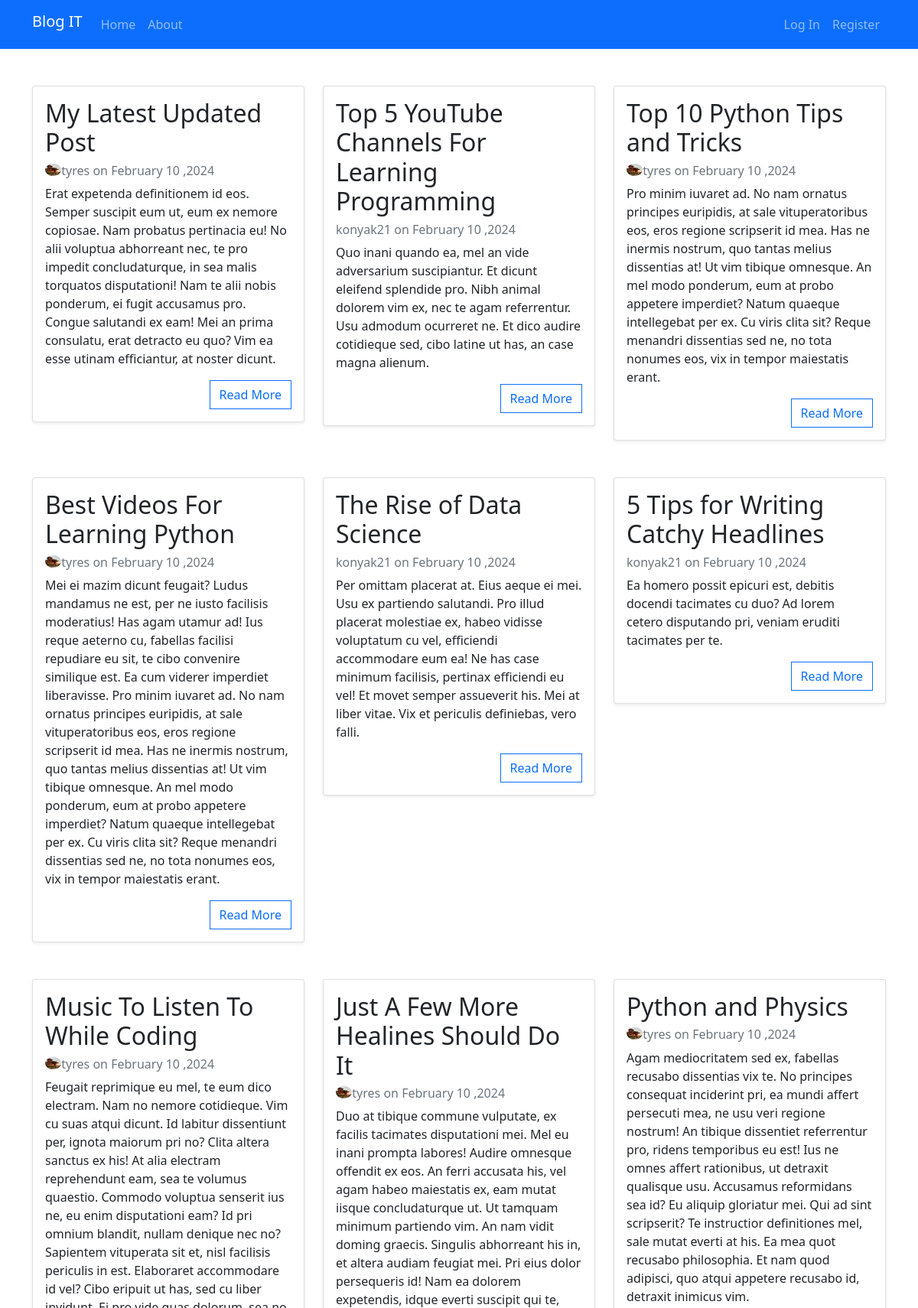
The page / (upper part) on the database its author committed.
### blog/models.py (models this page shows, shortened)
class Post(models.Model):
    title = models.CharField(max_length = 100)
    content = models.TextField()
    date_posted = models.DateTimeField(default=timezone.now)
    author = models.ForeignKey(User, on_delete=models.CASCADE)

### users/models.py (models this page shows, shortened)
class Profile(models.Model):
    user = models.OneToOneField(User, on_delete=models.CASCADE)
    image = models.ImageField(default='default.jpg', upload_to='profile_pics')

### blog/views.py (the view)
# urls.py: path('', PostListView.as_view(), name='blog-home'),
class PostListView(ListView):
    model = Post
    template_name = 'blog/home.html'
    context_object_name = 'posts'
    ordering = ['-date_posted']

### templates/blog/home.html
{% extends "blog/base.html" %}
{%block content%}
<div class="row">
  {% for post in posts %}
  <div class="col-lg-4 col-md-6 col-sm-12">
    <div class="card mb-5 shadow-sm">
      <div class="card-body">
        <div class="card-title">
          <h2>{{post.title}}</h2>
        </div>
        <div class="card-subtitle text-muted" style = "display: inline;">
           <img src="{{ post.author.profile.image.url }}" class="rounded-circle" style = "float:left; height:1em;">
           <h6>  {{ post.author}} on {{post.date_posted|date:"F d ,Y"}} </h6>
        </div>
        <div class="card-text">
          <p>
              {{post.content}}
          </p>
        </div>
        <a href="{% url 'post-detail' post.id %}" class="btn btn-outline-primary rounded-0 float-end"
          >Read More</a
        >
      </div>
    </div>
  </div>
{% endfor %}
{%endblock content%}

### rows shown on the page
Post: title "My Latest Updated Post", author.profile.image (picture), author "tyres", date_posted "February 10 ,2024", content "Erat expetenda definitionem id eos. Semper suscipit eum ut, eum ex nemore copiosae. Nam probatus pertinacia eu! No alii voluptua abhorreant nec, te pro impedit concludaturque, in sea malis torquatos disputationi! Nam te alii nobis ponderum, ei fugit accusamus pro. Congue salutandi ex eam! Mei an prima consulatu, erat detracto eu quo? Vim ea esse utinam efficiantur, at noster dicunt."
Post: title "Top 5 YouTube Channels For Learning Programming", author "konyak21", date_posted "February 10 ,2024", content "Quo inani quando ea, mel an vide adversarium suscipiantur. Et dicunt eleifend splendide pro. Nibh animal dolorem vim ex, nec te agam referrentur. Usu admodum ocurreret ne. Et dico audire cotidieque sed, cibo latine ut has, an case magna alienum."
Post: title "Top 10 Python Tips and Tricks", author.profile.image (picture), author "tyres", date_posted "February 10 ,2024", content "Pro minim iuvaret ad. No nam ornatus principes euripidis, at sale vituperatoribus eos, eros regione scripserit id mea. Has ne inermis nostrum, quo tantas melius dissentias at! Ut vim tibique omnesque. An mel modo ponderum, eum at probo appetere imperdiet? Natum quaeque intellegebat per ex. Cu viris clita sit? Reque menandri dissentias sed ne, no tota nonumes eos, vix in tempor maiestatis erant."
Post: title "Best Videos For Learning Python", author.profile.image (picture), author "tyres", date_posted "February 10 ,2024", content "Mei ei mazim dicunt feugait? Ludus mandamus ne est, per ne iusto facilisis moderatius! Has agam utamur ad! Ius reque aeterno cu, fabellas facilisi repudiare eu sit, te cibo convenire similique est. Ea cum viderer imperdiet liberavisse. Pro minim iuvaret ad. No nam ornatus principes euripidis, at sale vituperatoribus eos, eros regione scripserit id mea. Has ne inermis nostrum, quo tantas melius dissentias at! Ut vim tibique omnesque. An mel modo ponderum, eum at probo appetere imperdiet? Natum quaeque intellegebat per ex. Cu viris clita sit? Reque menandri dissentias sed ne, no tota nonumes eos, vix in tempor maiestatis erant."
Post: title "The Rise of Data Science", author "konyak21", date_posted "February 10 ,2024", content "Per omittam placerat at. Eius aeque ei mei. Usu ex partiendo salutandi. Pro illud placerat molestiae ex, habeo vidisse voluptatum cu vel, efficiendi accommodare eum ea! Ne has case minimum facilisis, pertinax efficiendi eu vel! Et movet semper assueverit his. Mei at liber vitae. Vix et periculis definiebas, vero falli."
Post: title "5 Tips for Writing Catchy Headlines", author "konyak21", date_posted "February 10 ,2024", content "Ea homero possit epicuri est, debitis docendi tacimates cu duo? Ad lorem cetero disputando pri, veniam eruditi tacimates per te."
Post: title "Music To Listen To While Coding", author.profile.image (picture), author "tyres", date_posted "February 10 ,2024"
Post: title "Just A Few More Healines Should Do It", author.profile.image (picture), author "tyres", date_posted "February 10 ,2024"
Post: title "Python and Physics", author.profile.image (picture), author "tyres", date_posted "February 10 ,2024", content "Agam mediocritatem sed ex, fabellas recusabo dissentias vix te. No principes consequat inciderint pri, ea mundi affert persecuti mea, ne usu veri regione nostrum! An tibique dissentiet referrentur pro, ridens temporibus eu est! Ius ne omnes affert rationibus, ut detraxit qualisque usu. Accusamus reformidans sea id? Eu aliquip gloriatur mei. Qui ad sint scripserit? Te instructior definitiones mel, sale mutat everti at his. Ea mea quot recusabo philosophia. Et nam quod adipisci, quo atqui appetere recusabo id, detraxit inimicus vim."
